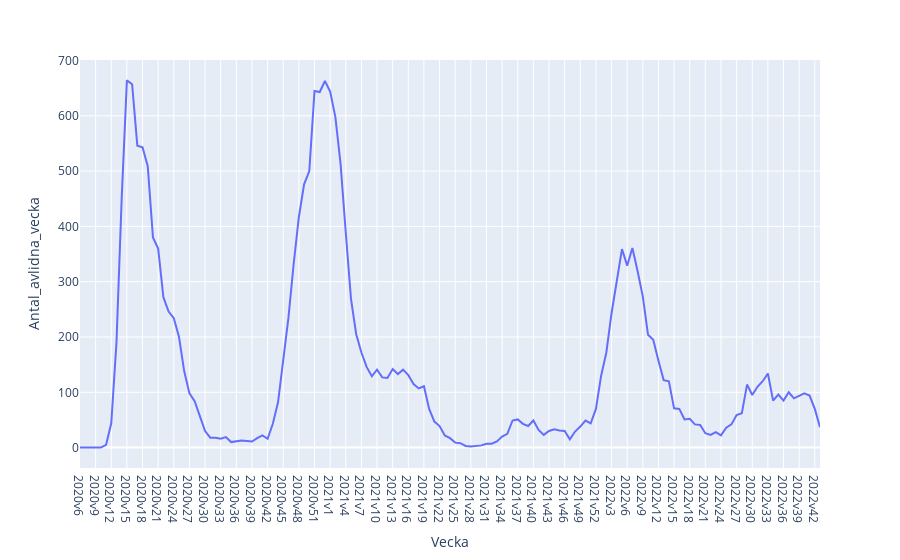

Source (notebook cell):
### Markdown cell above
---

### Uppgift c)
Rita en linjediagram som visar avlidna fall per vecka från 2020v6 till nu.

### Code cell
import plotly_express as px
# Lineplot for deceased / week
fig1c = px.line(data_frame=veckodata, x='Vecka', y='Antal_avlidna_vecka')
fig1c.show()

### Figure 1 — Plotly figure (JSON) as saved in the notebook; plotly's stock layout.template omitted (floating-point values rounded to 4 significant figures; data arrays with more than 128 entries replaced by an {"elided": "..."} marker saying what was removed)
{"data": [{"hovertemplate": "Vecka=%{x}<br>Antal_avlidna_vecka=%{y}<extra></extra>", "legendgroup": "", "line": {"color": "#636efa", "dash": "solid"}, "marker": {"symbol": "circle"}, "mode": "lines", "name": "", "orientation": "v", "showlegend": false, "type": "scatter", "x": {"elided": "143 str values"}, "xaxis": "x", "y": {"elided": "143 int values"}, "yaxis": "y"}], "layout": {"legend": {"tracegroupgap": 0}, "margin": {"t": 60}, "xaxis": {"anchor": "y", "domain": [0, 1], "title": {"text": "Vecka"}}, "yaxis": {"anchor": "x", "domain": [0, 1], "title": {"text": "Antal_avlidna_vecka"}}}}
